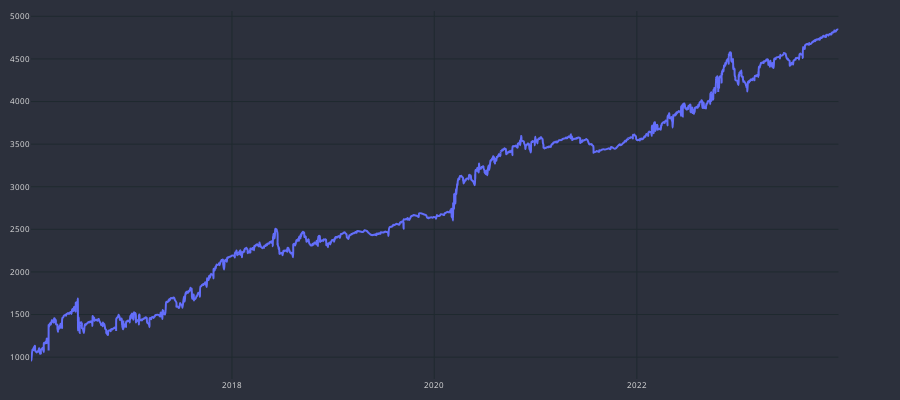

The cell this chart's notebook holds for it:
### Code cell
cp = CandlePlot(trades, candles=False)
cp.show_plot(line_traces=['ac_bal'])

### Figure 1 — Plotly figure (JSON) as saved in the notebook; plotly's stock layout.template omitted (floating-point values rounded to 4 significant figures; data arrays with more than 128 entries replaced by an {"elided": "..."} marker saying what was removed)
{"data": [{"line": {"shape": "spline", "width": 2}, "name": "ac_bal", "type": "scatter", "x": {"elided": "2388 str values"}, "xaxis": "x", "y": {"elided": "2388 float values"}, "yaxis": "y"}], "layout": {"font": {"color": "#e1e1e1", "size": 8}, "height": 400, "margin": {"b": 10, "l": 10, "r": 10, "t": 10}, "paper_bgcolor": "#2c303c", "plot_bgcolor": "#2c303c", "width": 900, "xaxis": {"anchor": "y", "domain": [0, 0.94], "gridcolor": "#1f292f", "nticks": 5, "rangeslider": {"visible": false}}, "yaxis": {"anchor": "x", "domain": [0, 1], "gridcolor": "#1f292f"}, "yaxis2": {"anchor": "x", "gridcolor": "#1f292f", "overlaying": "y", "side": "right"}}}
